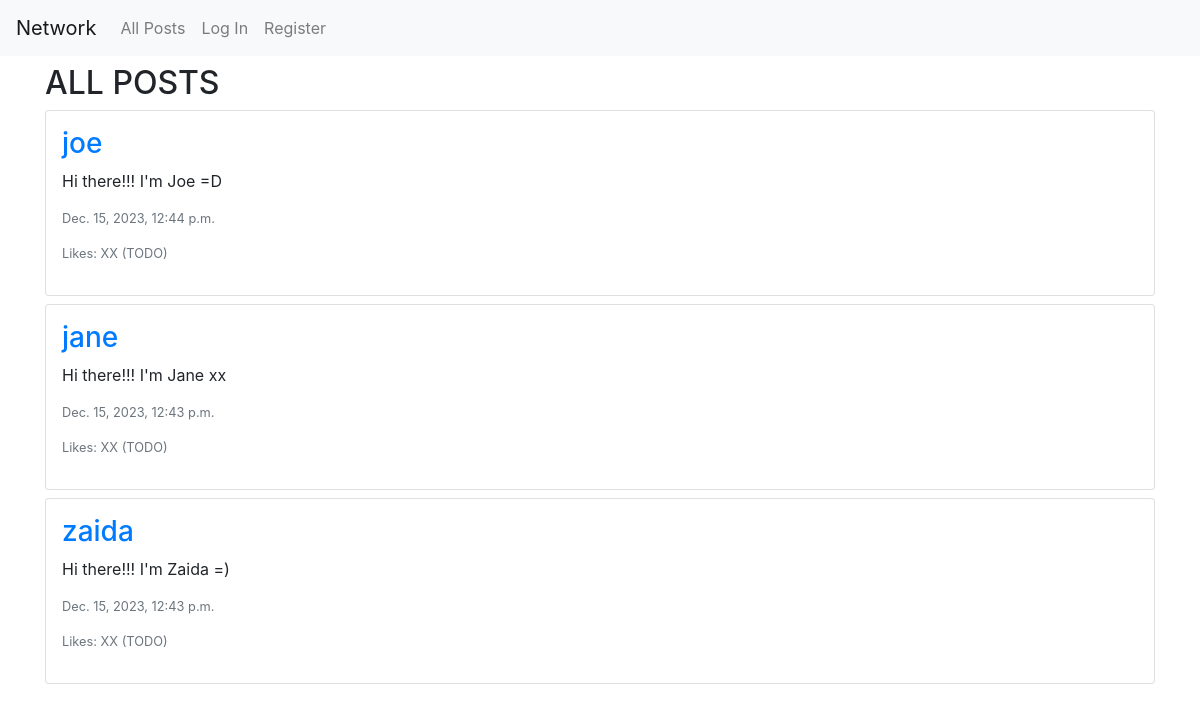
The page / on the database its author committed.
### network/models.py (models this page shows, shortened)
class Post(models.Model):
    author = models.ForeignKey(User, on_delete=models.CASCADE, related_name='posts')
    body = models.CharField(max_length=255)
    timestamp = models.DateTimeField(auto_now_add=True)

class User(AbstractUser):
    pass

### network/views.py (the view)
# urls.py: path("", views.index, name="index"),
def index(request):
    posts = Post.objects.all().order_by('id').reverse()
    paginator = Paginator(posts, 10)
    page_number = request.GET.get('page')
    page_obj = paginator.get_page(page_number)
    return render(request, "network/index.html", {
        'posts': posts,
        'page_obj': page_obj
    })

### network/templates/network/index.html (shortened to what this page needs)
{% extends "network/layout.html" %} {% block body %}
<div class="container pt-2">
  <h2>ALL POSTS</h2>
  <div id="all-posts">
    {% for post in page_obj %}
    <div class="card mb-2 p-3">
      <h3>
        <a href="{% url 'profile' user_id=post.author.id %}"
          >{{ post.author }}</a
        >
      </h3>
      <p>{{ post.body }}</p>
      <p class="text-secondary lh-1 small">{{ post.timestamp }}</p>
      <p class="text-secondary lh-1 small">Likes: XX (TODO)</p>
    </div>
    {% empty %}
    <h3>No posts available</h3>
    {% endfor %}
  </div>
</div>
{% endblock %}

### rows shown on the page
Post: author "joe", body "Hi there!!! I'm Joe =D", timestamp "Dec. 15, 2023, 12:44 p.m."
Post: author "jane", body "Hi there!!! I'm Jane xx", timestamp "Dec. 15, 2023, 12:43 p.m."
Post: author "zaida", body "Hi there!!! I'm Zaida =)", timestamp "Dec. 15, 2023, 12:43 p.m."
